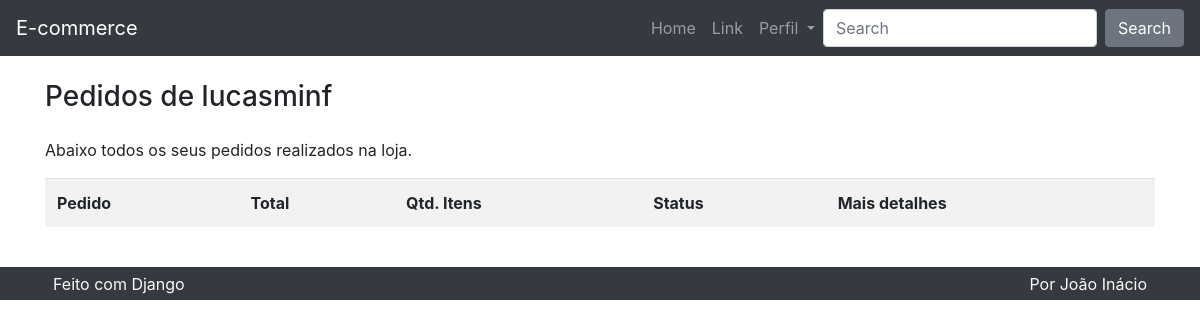
/pedido/lista/ (signed in), run on an earlier commit of the app's database.
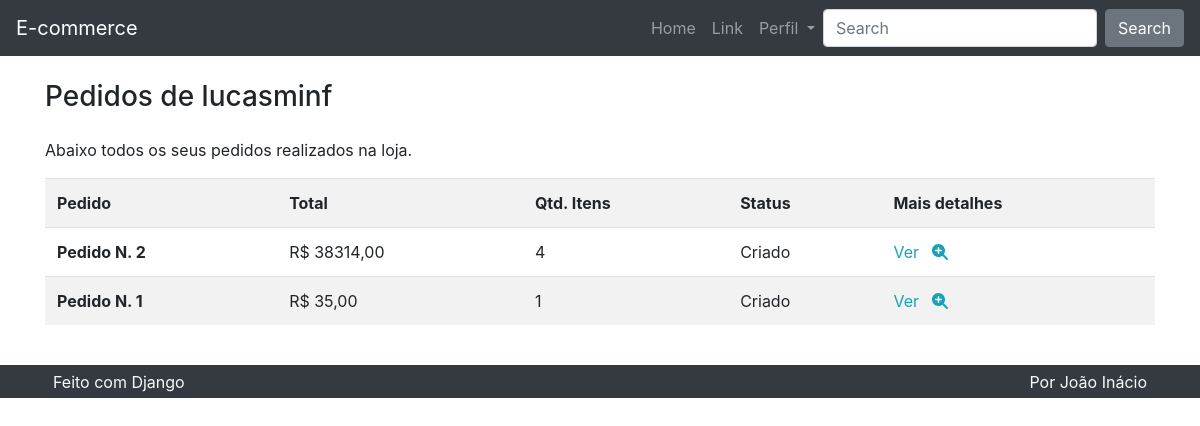
And on a later commit of the database.
### pedido/models.py (models this page shows)
class Pedido(models.Model):
    usuario = models.ForeignKey(User, on_delete=models.CASCADE)
    total = models.FloatField()
    qtd_total = models.PositiveIntegerField()
    status = models.CharField(
        default="C",
        max_length=1,
        choices=(
            ('A', 'Aprovado'),
            ('C', 'Criado'),
            ('R', 'Reprovado'),
            ('P', 'Pendente'),
            ('E', 'Enviado'),
            ('F', 'Finalizado'),
        )
    )
    def __str__(self):
        return f'Pedido N. {self.pk}'

### pedido/views.py (the view)
# urls.py: path('lista/', views.Lista.as_view(), name='lista'),
class Lista(DispatchLoginRequiredMixin, ListView):
    model = Pedido
    context_object_name = 'pedidos'
    template_name = 'pedido/lista.html'
    paginate_by = 5
    ordering = ['-id']

### pedido/views.py (called while the page is built)
    def dispatch(self, *args, **kwargs):
        if not self.request.user.is_authenticated:
            return redirect('perfil:criar')
        return super().dispatch(*args, **kwargs)

    def get_queryset(self, *args, **kwargs):
        qs = super().get_queryset(*args, **kwargs)
        qs = qs.filter(usuario=self.request.user)
        return qs

### produto/templatetags/omfilters.py (called while the page is built)
@register.filter
def formata_preco(val):
    return utils.formata_preco(val)

### utils/utils.py (called while the page is built)
def formata_preco(val):
    return f'R$ {val:.2f}'.replace('.', ',')

### pedido/templates/pedido/lista.html (shortened to what this page needs)
{% extends 'base.html' %}
{% load omfilters %}
{% block conteudo %}
<div class="row">
    <div class="col">
        <h3 class="mb-4">Pedidos de {{ user }}</h3>
        <p>Abaixo todos os seus pedidos realizados na loja.</p>
        <div class="table-responsive">
            <table class="table table-striped">
                <tr>
                    <th scope="col">Pedido</th>
                    <th scope="col">Total</th>
                    <th scope="col">Qtd. Itens</th>
                    <th scope="col">Status</th>
                    <th scope="col">Mais detalhes</th>
                </tr>
                {% for pedido in pedidos %}
                <tr>
                    <th scope="row">{{ pedido }}</td>
                    <td>{{ pedido.total|formata_preco }}</td>
                    <td>{{ pedido.qtd_total }}</td>
                    <td>{{ pedido.get_status_display }}</td>
                    <td>
                        <a href="{% url 'pedido:detalhe' pedido.id %}">
                            Ver <i class="fas fa-search-plus ml-2"></i>
                        </a>
                    </td>
                </tr>
                {% endfor %}
            </table>
        </div>
    </div>
</div>
{% endblock %}

What changed in the data, as far as the page shows it:
added Pedido: id "Pedido N. 2", total "R$ 38314,00", qtd_total "4", status "Criado"
added Pedido: id "Pedido N. 1", total "R$ 35,00", qtd_total "1", status "Criado"
